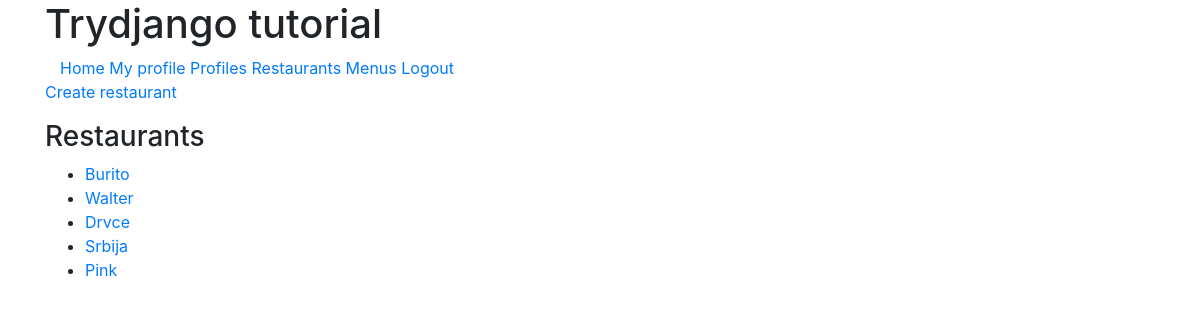
The page /restaurants/ (signed in) on the database its author committed.
### restaurants/models.py (models this page shows, shortened)
class Restaurant(models.Model):
    owner = models.ForeignKey(User, on_delete=CASCADE)
    name = models.CharField(max_length=120)
    location = models.CharField(max_length=120, null=True, blank=True)
    category = models.CharField(max_length=120, null=True, blank=True, validators=[validate_category])
    timestamp = models.DateTimeField(auto_now_add=True)
    updated = models.DateTimeField(auto_now=True)
    slug = models.SlugField(null=True, blank=True)
    objects = RestaurantManager()
    def __str__(self):
        return self.name
    def get_absolute_url(self):
        return reverse("restaurants:detail", kwargs={"slug": self.slug})

### restaurants/views.py (the view)
# urls.py: path('', RestaurantListView.as_view(), name="list"),
class RestaurantListView(LoginRequiredMixin, ListView):
    login_url = '/login/'
    def get_queryset(self):
        return Restaurant.objects.all().filter(owner=self.request.user)

### restaurants/models.py (called while the page is built)
    def get_queryset(self):
        return RestaurantQuerySet(self.model, self._db)

### restaurants/templates/restaurants/restaurant_list.html (shortened to what this page needs)
{% extends "base.html" %}
{% block content %}
    <p><a href="{% url 'restaurants:create' %}"> Create restaurant</a></p>
    <h3>Restaurants</h3>
    <ul>
        {% for item in object_list %}
            <li><a href="{{ item.get_absolute_url }}">{{ item }}</a></li>
        {% endfor %}
    </ul>
{% endblock content %}

### rows shown on the page
Restaurant: name "Burito"
Restaurant: name "Walter"
Restaurant: name "Drvce"
Restaurant: name "Srbija"
Restaurant: name "Pink"
